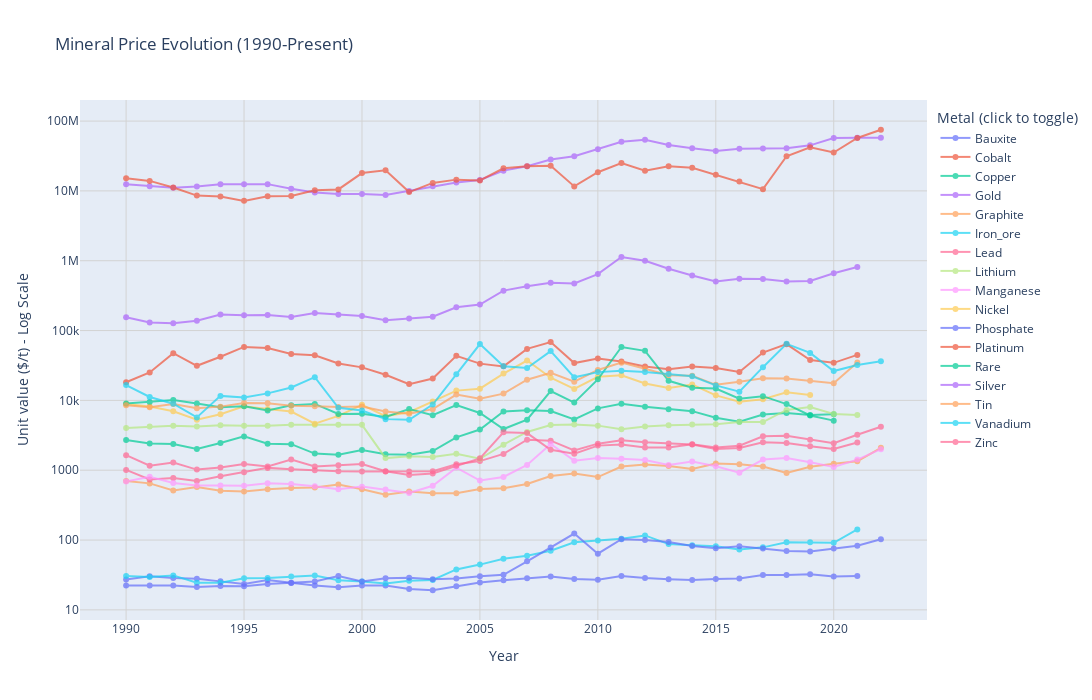

Notebook code cell kept with this figure:
### Code cell
import plotly.graph_objects as go

fig = go.Figure()

for metal in wide_df.index:
    fig.add_trace(go.Scatter(
        x=wide_df.columns,
        y=wide_df.loc[metal],
        mode='lines+markers',
        name=metal.capitalize(),
        line=dict(width=2),
        opacity=0.7,  # Default opacity
        hovertemplate='<b>%{fullData.name}</b><br>Year: %{x}<br>Price: $%{y:,.0f}/t<extra></extra>'
    ))

fig.update_layout(
    title='Mineral Price Evolution (1990-Present)',
    xaxis_title='Year',
    yaxis_title='Unit value ($/t) - Log Scale',
    yaxis_type='log',
    hovermode='closest',
    width=1200,
    height=700,
    legend=dict(title='Metal (click to toggle)', x=1.01, y=0.99)
)

# Grid
fig.update_xaxes(showgrid=True, gridcolor='LightGray')
fig.update_yaxes(showgrid=True, gridcolor='LightGray')

fig.show()
